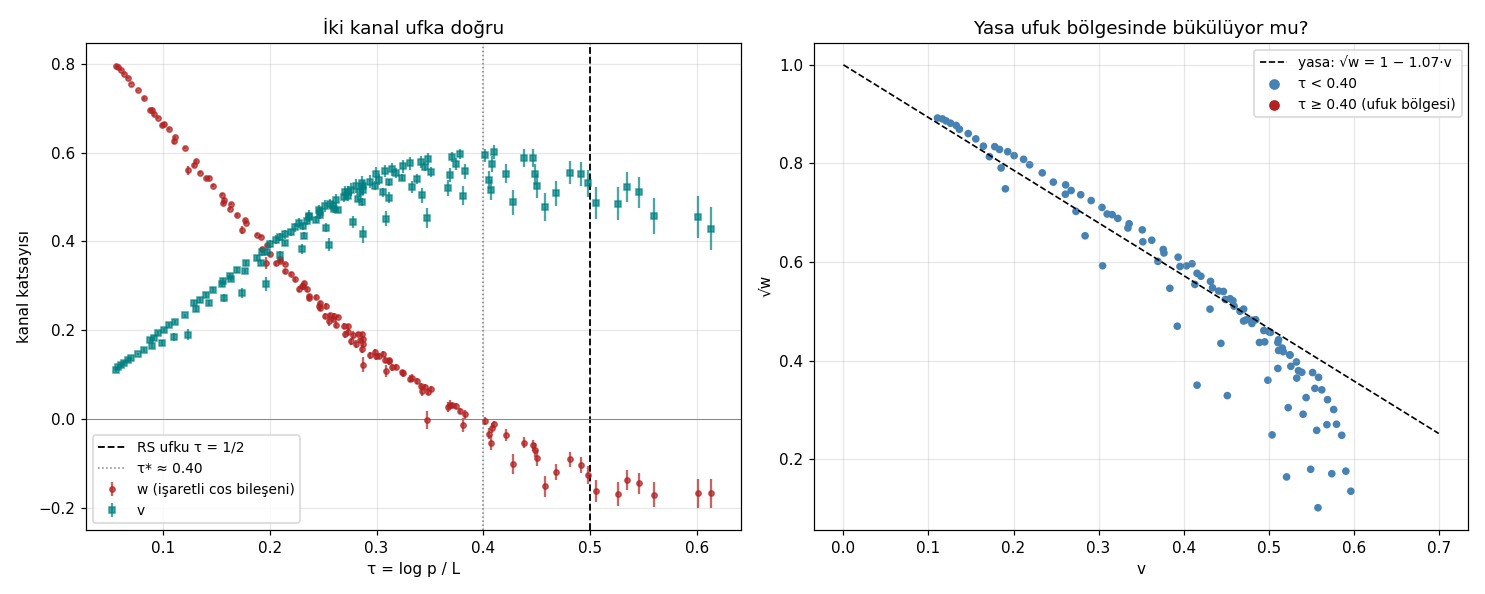

Write the Python code that produced this figure.
"""
70 — RIEMANN-SIEGEL UFKU TESTİ: PERDE NEDEN TAM KAPANMIYOR? (18 Ağustos)
==========================================================================

Hipotez: genlik (RS ana toplamı) yalnız p ≤ √(t/2π) asallarını içerir →
τ = log p / L = 1/2'de SERT UFUK. Sıfır konumları (explicit formula) için
ufuk yok. Öngörüler:
  P1: w(τ) ufka yaklaşırken çöker (~0), yasanın v-kesiminden ÖNCE
  P2: v(τ) τ=1/2'yi pürüzsüz geçer
  P3: yasa (√w + 1.07v = 1) ufuk bölgesinde bükülür — kapanmama çözülür

Ölçüm: 36'nın 6 + 41'in 6 penceresi × p ∈ {2..31} (11 asal), tmid fazları.
Uyarı payı: büyük τ'da tepe-konumu yayılımı w'yi ~e^{-0.8τ²} kadar
söndürebilir (τ=0.55'te ~0.79 çarpanı) — çöküş bununla KARIŞMAZ (o %20,
bu ~%100).
"""

import numpy as np
import matplotlib.pyplot as plt
from pathlib import Path

HERE = Path(__file__).resolve().parent
TWO_PI = 2 * np.pi
A = (np.e**2 - 5) / 2
B0, B1 = 2.7580, -0.0543
PRIMES = [2, 3, 5, 7, 11, 13, 17, 19, 23, 29, 31]
FAKES = [2.31, 6.7]

def channels(gaps, amps, tmid):
    Lw = np.log(tmid / TWO_PI)
    g_u = gaps * Lw / TWO_PI
    a_u = amps / np.sqrt(A * Lw + B0 + B1 / Lw)
    a_u /= np.sqrt((a_u**2).mean())
    ya, yg = np.log(a_u), np.log(g_u)
    cw = [np.ones_like(ya), g_u, g_u**2]
    cv = [np.ones_like(yg)]
    for q in PRIMES + FAKES:
        arg = tmid * np.log(q)
        cw += [np.cos(arg), np.sin(arg)]
        cv += [np.cos(arg), np.sin(arg)]
    Xw = np.vstack(cw).T
    bw, *_ = np.linalg.lstsq(Xw, ya, rcond=None)
    sew = np.sqrt((ya - Xw @ bw).var() * np.diag(np.linalg.inv(Xw.T @ Xw)))
    Xv = np.vstack(cv).T
    bv, *_ = np.linalg.lstsq(Xv, yg, rcond=None)
    sev = np.sqrt((yg - Xv @ bv).var() * np.diag(np.linalg.inv(Xv.T @ Xv)))
    L = float(Lw.mean())
    out = []
    for i, p in enumerate(PRIMES):
        w_p = bw[3 + 2 * i] / p**-0.5          # işaretli (cos) bileşen
        sw_p = sew[3 + 2 * i] / p**-0.5
        v_p = np.hypot(bv[1 + 2 * i], bv[2 + 2 * i]) / p**-0.5
        sv_p = sev[1 + 2 * i] / p**-0.5
        out.append((np.log(p) / L, p, L, w_p, sw_p, v_p, sv_p))
    return out

rows = []
d36 = np.load(HERE / "36_T100k.npz")
edges = np.geomspace(d36["t_mid"][0], d36["t_mid"][-1] * 1.0001, 13)
for i in range(12):
    m = (d36["t_mid"] >= edges[i]) & (d36["t_mid"] < edges[i + 1])
    if m.sum() < 500:
        continue
    rows += channels(d36["intervals"][m], d36["max_amps"][m], d36["t_mid"][m])
d41 = np.load(HERE / "41_bigT_windows.npz")
for k in sorted({x.split("_")[1] for x in d41.files}, key=lambda s: int(s[:-1])):
    rows += channels(d41[f"gaps_{k}"], d41[f"amps_{k}"], d41[f"tmid_{k}"])

rows.sort()
print(f"{len(rows)} (τ, w, v) üçlüsü — τ aralığı: {rows[0][0]:.3f} … {rows[-1][0]:.3f}\n")
print("UFUK BÖLGESİ (τ ≥ 0.40):")
print(f"{'τ':>6} {'p':>3} {'L':>6} {'w':>8} {'±':>6} {'v':>7} {'yasa √w-öngörüsü²':>17}")
for tau, p, L, w_p, sw_p, v_p, sv_p in rows:
    if tau >= 0.40:
        law = max(1 - 1.0683 * v_p, 0) ** 2
        print(f"{tau:>6.3f} {p:>3} {L:>6.2f} {w_p:>8.4f} {sw_p:>6.4f} "
              f"{v_p:>7.4f} {law:>17.4f}")

# bin özetleri
arr = np.array([(t, w_, sw_, v_, sv_) for t, p, L, w_, sw_, v_, sv_ in rows])
print("\nBİN ÖZETLERİ:")
print(f"{'τ-bin':>13} {'n':>3} {'w_ort':>8} {'v_ort':>7}")
for lo, hi in [(0.30,0.40),(0.40,0.45),(0.45,0.50),(0.50,0.55),(0.55,0.62)]:
    m = (arr[:, 0] >= lo) & (arr[:, 0] < hi)
    if m.sum():
        print(f"[{lo:.2f},{hi:.2f}) {m.sum():>3} {arr[m,1].mean():>8.4f} "
              f"{arr[m,3].mean():>7.4f}")

# grafik
fig, axes = plt.subplots(1, 2, figsize=(13.5, 5.4))
ax = axes[0]
ax.errorbar(arr[:, 0], arr[:, 1], yerr=arr[:, 2], fmt="o", ms=3.5,
            c="firebrick", alpha=0.7, label="w (işaretli cos bileşeni)")
ax.errorbar(arr[:, 0], arr[:, 3], yerr=arr[:, 4], fmt="s", ms=3.5,
            c="teal", alpha=0.7, label="v")
ax.axvline(0.5, color="k", ls="--", lw=1.2, label="RS ufku τ = 1/2")
ax.axvline(0.40, color="gray", ls=":", lw=1, label="τ* ≈ 0.40")
ax.axhline(0, color="gray", lw=0.6)
ax.set_xlabel("τ = log p / L"); ax.set_ylabel("kanal katsayısı")
ax.set_title("İki kanal ufka doğru"); ax.legend(fontsize=9); ax.grid(alpha=0.3)
ax = axes[1]
m_ok = arr[:, 1] > 0
sq = np.sqrt(arr[m_ok, 1])
col = np.where(arr[m_ok, 0] < 0.40, "steelblue", "firebrick")
ax.scatter(arr[m_ok, 3], sq, s=16, c=col)
xx = np.linspace(0, 0.7, 50)
ax.plot(xx, np.clip(1 - 1.0683 * xx, 0, None), "k--", lw=1.1,
        label="yasa: √w = 1 − 1.07·v")
ax.scatter([], [], c="steelblue", label="τ < 0.40")
ax.scatter([], [], c="firebrick", label="τ ≥ 0.40 (ufuk bölgesi)")
ax.set_xlabel("v"); ax.set_ylabel("√w")
ax.set_title("Yasa ufuk bölgesinde bükülüyor mu?")
ax.legend(fontsize=9); ax.grid(alpha=0.3)
plt.tight_layout()
out = HERE / "70_ufuk_testi.png"
plt.savefig(out, dpi=110)
print(f"\nGrafik: {out.name}")
